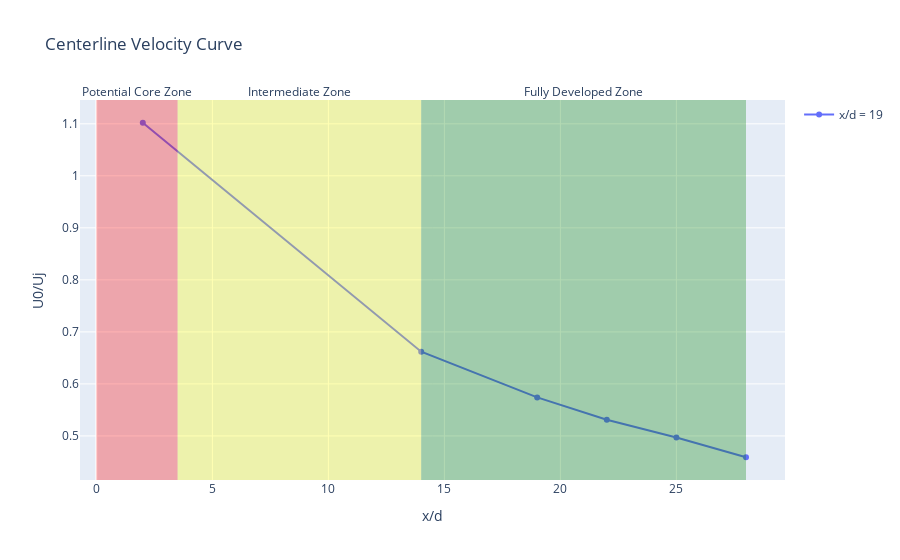

Source (notebook cell):
### Markdown cell above
### Centerline Velocity

### Code cell
import numpy as np
import plotly.graph_objs as go
import plotly.io as pio

# File paths for the text files
velocity_file = 'CLV_Vel.txt'
distance_file = 'CLV_xbyd.txt'

# Load the data from the text files
velocity = np.loadtxt(velocity_file)
distance = np.loadtxt(distance_file)

# Create a scatter plot trace
trace = go.Scatter(
    x=distance,
    y=velocity,
    mode='markers+lines',
    marker=dict(symbol='circle'),
    name='x/d = 19'
)

# Find xmax for the fully developed zone
xmax = np.max(distance)

# Define layout with colored regions
layout = go.Layout(
    title='Centerline Velocity Curve',
    xaxis=dict(title='x/d'),
    yaxis=dict(title='U0/Uj'),
    showlegend=True,
    shapes=[
        # Potential Core Zone (red)
        dict(
            type='rect',
            xref='x', yref='paper',
            x0=0, x1=3.5, y0=0, y1=1,
            fillcolor='red', opacity=0.3,
            line=dict(width=0),
            name='Potential Core Zone'
        ),
        # Intermediate Zone (yellow)
        dict(
            type='rect',
            xref='x', yref='paper',
            x0=3.5, x1=14, y0=0, y1=1,
            fillcolor='yellow', opacity=0.3,
            line=dict(width=0),
            name='Intermediate Zone'
        ),
        # Fully Developed Zone (green)
        dict(
            type='rect',
            xref='x', yref='paper',
            x0=14, x1=xmax, y0=0, y1=1,
            fillcolor='green', opacity=0.3,
            line=dict(width=0),
            name='Fully Developed Zone'
        )
    ],
    annotations=[
        dict(x=1.75, y=1.05, xref='x', yref='paper', showarrow=False, text='Potential Core Zone'),
        dict(x=8.75, y=1.05, xref='x', yref='paper', showarrow=False, text='Intermediate Zone'),
        dict(x=14 + (xmax-14)/2, y=1.05, xref='x', yref='paper', showarrow=False, text='Fully Developed Zone'),
    ]
)

# Create the figure
fig = go.Figure(data=[trace], layout=layout)

# Show plot
pio.show(fig)

### Figure 1 — Plotly figure (JSON) as saved in the notebook; plotly's stock layout.template omitted (floating-point values rounded to 4 significant figures)
{"data": [{"marker": {"symbol": "circle"}, "mode": "markers+lines", "name": "x/d = 19", "type": "scatter", "x": [2, 14, 19, 22, 25, 28], "y": [1.102, 0.662, 0.574, 0.531, 0.497, 0.459]}], "layout": {"annotations": [{"showarrow": false, "text": "Potential Core Zone", "x": 1.75, "xref": "x", "y": 1.05, "yref": "paper"}, {"showarrow": false, "text": "Intermediate Zone", "x": 8.75, "xref": "x", "y": 1.05, "yref": "paper"}, {"showarrow": false, "text": "Fully Developed Zone", "x": 21, "xref": "x", "y": 1.05, "yref": "paper"}], "shapes": [{"fillcolor": "red", "line": {"width": 0}, "name": "Potential Core Zone", "opacity": 0.3, "type": "rect", "x0": 0, "x1": 3.5, "xref": "x", "y0": 0, "y1": 1, "yref": "paper"}, {"fillcolor": "yellow", "line": {"width": 0}, "name": "Intermediate Zone", "opacity": 0.3, "type": "rect", "x0": 3.5, "x1": 14, "xref": "x", "y0": 0, "y1": 1, "yref": "paper"}, {"fillcolor": "green", "line": {"width": 0}, "name": "Fully Developed Zone", "opacity": 0.3, "type": "rect", "x0": 14, "x1": 28, "xref": "x", "y0": 0, "y1": 1, "yref": "paper"}], "showlegend": true, "title": {"text": "Centerline Velocity Curve"}, "xaxis": {"title": {"text": "x/d"}}, "yaxis": {"title": {"text": "U0/Uj"}}}}
